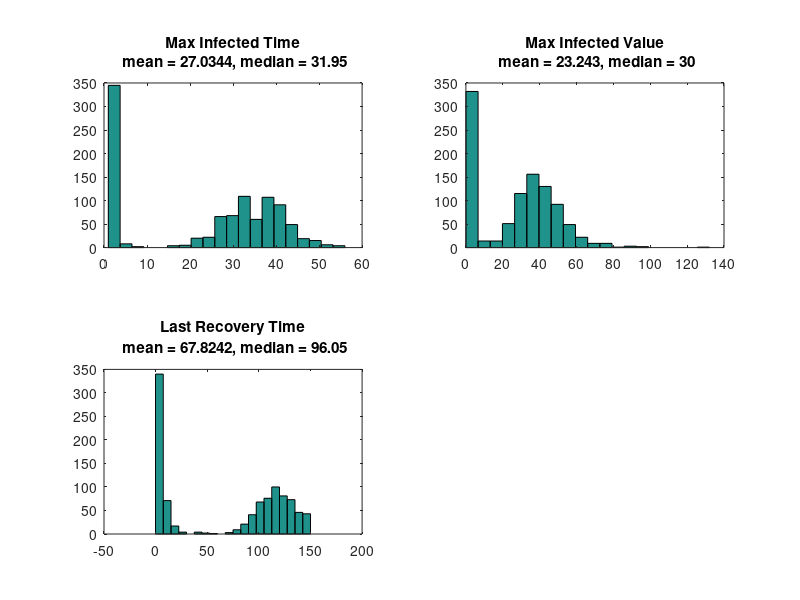

Source code (MATLAB):
maxInf = [
2.2,2.0;
0.0,1.0;
0.0,1.0;
41.800000000000004,22.0;
0.0,1.0;
49.7,29.0;
0.0,1.0;
0.0,1.0;
45.6,36.0;
35.7,42.0;
35.300000000000004,29.0;
32.9,40.0;
39.5,40.0;
56.800000000000004,28.0;
46.300000000000004,36.0;
0.0,1.0;
32.300000000000004,33.0;
21.8,30.0;
89.10000000000001,38.0;
0.0,1.0;
47.2,25.0;
38.900000000000006,34.0;
0.0,1.0;
50.0,27.0;
28.900000000000002,35.0;
38.5,30.0;
46.900000000000006,27.0;
54.5,29.0;
0.0,1.0;
45.1,41.0;
22.1,26.0;
48.7,40.0;
0.0,1.0;
43.5,28.0;
35.2,33.0;
46.900000000000006,33.0;
5.1000000000000005,3.0;
40.300000000000004,43.0;
34.800000000000004,34.0;
32.0,36.0;
35.300000000000004,22.0;
0.0,1.0;
36.800000000000004,34.0;
0.0,1.0;
30.3,40.0;
69.0,31.0;
0.0,1.0;
0.0,1.0;
30.0,44.0;
38.1,27.0;
0.0,1.0;
0.0,1.0;
38.1,35.0;
47.300000000000004,27.0;
0.0,1.0;
33.9,33.0;
47.0,37.0;
0.0,1.0;
29.900000000000002,45.0;
46.800000000000004,37.0;
39.400000000000006,35.0;
25.400000000000002,39.0;
40.900000000000006,35.0;
25.5,31.0;
30.400000000000002,35.0;
0.0,1.0;
31.900000000000002,34.0;
0.0,1.0;
21.1,44.0;
51.0,29.0;
38.0,31.0;
0.0,1.0;
40.1,29.0;
36.800000000000004,39.0;
24.400000000000002,37.0;
1.6,2.0;
62.5,37.0;
44.800000000000004,41.0;
43.400000000000006,40.0;
4.4,3.0;
41.0,32.0;
30.6,42.0;
0.0,1.0;
36.9,37.0;
14.5,4.0;
2.0,2.0;
28.400000000000002,38.0;
52.400000000000006,27.0;
38.800000000000004,37.0;
0.0,1.0;
0.0,1.0;
59.5,39.0;
42.0,35.0;
73.9,20.0;
30.6,54.0;
32.800000000000004,38.0;
65.0,28.0;
0.0,1.0;
0.0,1.0;
46.2,27.0;
62.2,26.0;
36.800000000000004,44.0;
0.0,1.0;
0.0,1.0;
27.3,33.0;
41.5,41.0;
0.0,1.0;
44.2,42.0;
25.8,32.0;
0.0,1.0;
23.200000000000003,43.0;
45.5,35.0;
0.0,1.0;
41.800000000000004,44.0;
61.2,41.0;
29.700000000000003,56.0;
23.900000000000002,39.0;
0.4,2.0;
37.7,28.0;
47.7,35.0;
0.0,1.0;
0.0,1.0;
39.7,45.0;
17.8,41.0;
43.5,32.0;
53.1,34.0;
0.0,1.0;
20.3,36.0;
34.800000000000004,28.0;
58.0,34.0;
34.800000000000004,36.0;
0.7000000000000001,2.0;
36.0,30.0;
41.0,34.0;
60.2,37.0;
33.800000000000004,37.0;
0.0,1.0;
0.0,1.0;
52.2,35.0;
0.0,1.0;
30.400000000000002,25.0;
0.0,1.0;
0.0,1.0;
0.0,1.0;
40.7,45.0;
0.0,1.0;
0.0,1.0;
46.300000000000004,33.0;
44.7,39.0;
39.400000000000006,31.0;
55.1,44.0;
37.800000000000004,40.0;
41.7,34.0;
36.0,37.0;
43.6,33.0;
0.0,1.0;
32.300000000000004,42.0;
0.0,1.0;
29.700000000000003,33.0;
0.0,1.0;
0.0,1.0;
31.400000000000002,37.0;
47.5,29.0;
69.4,34.0;
29.8,43.0;
7.1000000000000005,4.0;
23.200000000000003,43.0;
45.7,37.0;
36.2,35.0;
21.3,41.0;
29.400000000000002,31.0;
0.0,1.0;
59.1,32.0;
29.3,39.0;
62.1,27.0;
73.0,27.0;
0.0,1.0;
0.0,1.0;
52.7,28.0;
6.6000000000000005,2.0;
33.4,37.0;
0.0,1.0;
0.0,1.0;
34.0,26.0;
0.0,1.0;
0.0,1.0;
0.0,1.0;
2.7,3.0;
30.700000000000003,30.0;
55.2,31.0;
56.300000000000004,30.0;
31.5,34.0;
42.0,49.0;
54.1,33.0;
18.7,9.0;
38.400000000000006,44.0;
35.300000000000004,24.0;
33.1,38.0;
27.700000000000003,26.0;
0.0,1.0;
40.800000000000004,32.0;
2.0,3.0;
0.0,1.0;
33.2,31.0;
34.2,31.0;
0.0,1.0;
55.1,41.0;
34.1,29.0;
0.0,1.0;
0.0,1.0;
41.300000000000004,30.0;
0.0,1.0;
39.5,47.0;
33.300000000000004,34.0;
43.7,37.0;
0.0,1.0;
24.8,46.0;
61.300000000000004,34.0;
0.0,1.0;
36.300000000000004,40.0;
45.7,37.0;
65.60000000000001,26.0;
0.0,1.0;
0.0,1.0;
36.2,52.0;
50.1,29.0;
38.900000000000006,30.0;
45.2,43.0;
35.4,39.0;
26.3,38.0;
45.7,32.0;
37.9,40.0;
56.300000000000004,38.0;
30.900000000000002,42.0;
0.0,1.0;
0.0,1.0;
24.400000000000002,35.0;
0.0,1.0;
28.3,35.0;
51.1,24.0;
33.9,34.0;
48.7,29.0;
55.5,27.0;
39.0,38.0;
0.0,1.0;
0.8,2.0;
0.0,1.0;
35.2,41.0;
0.0,1.0;
1.1,2.0;
74.0,31.0;
54.300000000000004,38.0;
0.0,1.0;
0.0,1.0;
44.5,27.0;
0.0,1.0;
0.0,1.0;
0.5,2.0;
24.1,28.0;
0.0,1.0;
33.5,39.0;
0.0,1.0;
41.800000000000004,49.0;
14.700000000000001,33.0;
31.3,40.0;
0.0,1.0;
32.2,43.0;
22.900000000000002,36.0;
30.700000000000003,34.0;
37.4,37.0;
1.9000000000000001,3.0;
0.0,1.0;
36.6,33.0;
46.800000000000004,32.0;
36.800000000000004,40.0;
53.900000000000006,25.0;
39.2,31.0;
27.6,38.0;
0.0,1.0;
92.80000000000001,19.0;
32.4,42.0;
33.300000000000004,33.0;
37.2,50.0;
32.5,51.0;
30.3,42.0;
18.7,29.0;
40.900000000000006,25.0;
0.0,1.0;
41.1,26.0;
42.300000000000004,37.0;
35.9,37.0;
74.5,15.0;
0.0,1.0;
80.30000000000001,26.0;
0.0,1.0;
32.9,32.0;
0.0,1.0;
3.6,3.0;
31.6,39.0;
45.0,41.0;
35.4,34.0;
43.400000000000006,31.0;
0.0,1.0;
0.0,1.0;
40.1,34.0;
57.300000000000004,40.0;
35.7,39.0;
0.9,2.0;
46.5,41.0;
31.1,54.0;
27.6,45.0;
39.0,36.0;
53.900000000000006,46.0;
36.5,47.0;
0.0,1.0;
61.2,32.0;
0.0,1.0;
69.3,48.0;
40.800000000000004,37.0;
3.8000000000000003,2.0;
30.3,31.0;
37.7,28.0;
48.6,48.0;
7.2,2.0;
0.0,1.0;
28.700000000000003,47.0;
0.0,1.0;
28.1,41.0;
0.0,1.0;
26.8,43.0;
0.0,1.0;
68.0,32.0;
46.800000000000004,34.0;
40.2,33.0;
44.900000000000006,39.0;
23.8,41.0;
29.700000000000003,27.0;
23.400000000000002,40.0;
0.0,1.0;
33.6,32.0;
49.5,34.0;
0.0,1.0;
0.0,1.0;
47.800000000000004,25.0;
35.4,41.0;
38.900000000000006,25.0;
42.6,33.0;
0.0,1.0;
61.300000000000004,31.0;
52.1,36.0;
46.2,29.0;
0.0,1.0;
32.2,34.0;
51.0,31.0;
0.0,1.0;
28.6,47.0;
0.0,1.0;
27.1,41.0;
45.400000000000006,29.0;
0.0,1.0;
56.800000000000004,29.0;
40.1,51.0;
40.1,43.0;
52.900000000000006,44.0;
1.0,2.0;
42.300000000000004,28.0;
46.7,30.0;
0.0,1.0;
0.0,1.0;
0.0,1.0;
0.0,1.0;
28.8,40.0;
48.0,37.0;
33.800000000000004,34.0;
0.0,1.0;
0.0,1.0;
36.800000000000004,42.0;
49.900000000000006,33.0;
22.3,37.0;
44.7,29.0;
0.0,1.0;
0.0,1.0;
26.3,38.0;
38.800000000000004,41.0;
0.0,1.0;
36.0,43.0;
26.700000000000003,51.0;
27.3,40.0;
43.800000000000004,39.0;
54.0,40.0;
21.0,40.0;
36.6,34.0;
38.7,43.0;
15.700000000000001,3.0;
59.6,38.0;
36.1,32.0;
51.2,33.0;
44.300000000000004,40.0;
25.5,37.0;
36.5,43.0;
34.800000000000004,37.0;
0.4,2.0;
44.6,36.0;
2.0,2.0;
86.0,17.0;
42.300000000000004,41.0;
46.400000000000006,42.0;
0.0,1.0;
0.0,1.0;
34.300000000000004,32.0;
44.5,39.0;
40.5,40.0;
48.400000000000006,39.0;
36.4,32.0;
0.0,1.0;
9.600000000000001,4.0;
25.700000000000003,38.0;
46.800000000000004,26.0;
32.6,26.0;
39.800000000000004,41.0;
0.0,1.0;
33.7,34.0;
40.1,33.0;
44.300000000000004,35.0;
0.0,1.0;
73.2,25.0;
0.0,1.0;
69.2,23.0;
0.0,1.0;
39.1,34.0;
50.800000000000004,33.0;
32.0,36.0;
0.0,1.0;
0.0,1.0;
56.0,34.0;
48.5,28.0;
35.7,30.0;
0.0,1.0;
4.7,2.0;
30.700000000000003,33.0;
40.7,46.0;
0.0,1.0;
0.0,1.0;
27.900000000000002,49.0;
19.1,5.0;
18.7,2.0;
4.1000000000000005,3.0;
26.400000000000002,49.0;
51.900000000000006,33.0;
39.7,42.0;
56.400000000000006,28.0;
0.0,1.0;
39.6,29.0;
44.400000000000006,44.0;
34.300000000000004,35.0;
0.0,1.0;
27.400000000000002,42.0;
0.0,1.0;
39.1,46.0;
0.0,1.0;
0.0,1.0;
0.0,1.0;
34.4,35.0;
55.7,25.0;
50.0,19.0;
42.1,32.0;
0.0,1.0;
26.3,16.0;
48.300000000000004,29.0;
0.0,1.0;
11.700000000000001,2.0;
38.1,36.0;
32.6,44.0;
5.300000000000001,3.0;
0.0,1.0;
36.2,34.0;
56.1,35.0;
16.3,49.0;
24.6,44.0;
1.3,2.0;
34.300000000000004,33.0;
40.2,31.0;
35.9,40.0;
17.5,2.0;
0.0,1.0;
29.6,40.0;
0.0,1.0;
35.1,27.0;
48.800000000000004,28.0;
30.8,23.0;
41.900000000000006,35.0;
2.6,2.0;
3.3000000000000003,4.0;
0.0,1.0;
47.300000000000004,36.0;
31.0,40.0;
0.0,1.0;
30.8,41.0;
0.0,1.0;
33.7,40.0;
24.6,33.0;
55.2,23.0;
37.7,34.0;
0.0,1.0;
33.4,31.0;
72.60000000000001,42.0;
39.400000000000006,28.0;
56.5,36.0;
0.0,1.0;
45.400000000000006,35.0;
2.1,2.0;
51.1,31.0;
0.0,1.0;
20.400000000000002,26.0;
0.0,1.0;
0.0,1.0;
41.800000000000004,38.0;
0.0,1.0;
0.0,1.0;
0.0,1.0;
31.1,36.0;
0.0,1.0;
36.300000000000004,33.0;
49.6,44.0;
0.0,1.0;
49.0,22.0;
0.0,1.0;
0.0,1.0;
41.300000000000004,47.0;
33.5,38.0;
58.800000000000004,32.0;
44.900000000000006,31.0;
28.0,39.0;
0.0,1.0;
20.900000000000002,26.0;
37.300000000000004,41.0;
36.2,31.0;
4.2,2.0;
0.0,1.0;
39.900000000000006,29.0;
33.9,50.0;
59.1,23.0;
0.0,1.0;
69.4,29.0;
39.900000000000006,34.0;
0.0,1.0;
0.0,1.0;
8.9,3.0;
3.3000000000000003,3.0;
0.0,1.0;
36.2,37.0;
0.0,1.0;
2.4000000000000004,2.0;
77.7,29.0;
55.800000000000004,38.0;
25.6,44.0;
31.6,24.0;
30.5,31.0;
36.0,30.0;
0.0,1.0;
30.1,42.0;
25.900000000000002,47.0;
34.0,43.0;
0.0,1.0;
2.2,3.0;
25.400000000000002,30.0;
36.2,35.0;
45.1,39.0;
38.0,39.0;
0.0,1.0;
53.5,23.0;
0.0,1.0;
42.1,43.0;
17.2,2.0;
0.0,1.0;
0.0,1.0;
52.2,40.0;
49.6,34.0;
0.0,1.0;
62.0,25.0;
43.0,24.0;
0.0,1.0;
31.200000000000003,44.0;
36.800000000000004,36.0;
0.0,1.0;
30.700000000000003,36.0;
33.5,47.0;
73.8,26.0;
34.2,35.0;
71.7,39.0;
37.300000000000004,38.0;
52.400000000000006,32.0;
0.0,1.0;
21.5,34.0;
56.5,36.0;
32.4,39.0;
0.0,1.0;
0.0,1.0;
49.300000000000004,35.0;
3.4000000000000004,2.0;
38.5,45.0;
34.2,30.0;
41.7,40.0;
0.0,1.0;
49.900000000000006,41.0;
51.1,38.0;
51.0,40.0;
64.7,36.0;
33.9,48.0;
22.8,33.0;
33.1,47.0;
7.6000000000000005,2.0;
49.0,34.0;
1.8,2.0;
0.0,1.0;
7.2,3.0;
42.0,33.0;
0.0,1.0;
40.7,41.0;
26.5,39.0;
0.0,1.0;
72.10000000000001,28.0;
0.0,1.0;
51.2,36.0;
39.1,35.0;
40.5,33.0;
0.0,1.0;
0.0,1.0;
0.0,1.0;
41.800000000000004,30.0;
35.7,38.0;
54.6,33.0;
0.0,1.0;
52.800000000000004,26.0;
50.2,30.0;
46.2,34.0;
0.0,1.0;
0.0,1.0;
0.0,1.0;
28.3,36.0;
0.0,1.0;
1.9000000000000001,2.0;
46.6,37.0;
56.2,45.0;
44.6,34.0;
41.300000000000004,40.0;
31.8,29.0;
0.0,1.0;
0.0,1.0;
89.7,26.0;
35.7,23.0;
27.700000000000003,32.0;
45.2,37.0;
43.2,36.0;
43.2,34.0;
1.0,3.0;
48.400000000000006,42.0;
61.400000000000006,25.0;
61.6,29.0;
47.7,34.0;
43.300000000000004,43.0;
0.6000000000000001,2.0;
38.900000000000006,23.0;
50.400000000000006,40.0;
0.0,1.0;
24.0,27.0;
22.0,37.0;
0.0,1.0;
32.2,46.0;
55.5,41.0;
0.0,1.0;
0.0,1.0;
0.0,1.0;
77.5,21.0;
49.1,31.0;
49.300000000000004,35.0;
0.0,1.0;
27.6,40.0;
0.0,1.0;
39.300000000000004,37.0;
31.900000000000002,44.0;
54.400000000000006,24.0;
35.800000000000004,49.0;
0.0,1.0;
42.6,33.0;
23.3,35.0;
50.0,43.0;
35.5,24.0;
0.0,1.0;
56.6,27.0;
28.400000000000002,24.0;
0.0,1.0;
18.6,23.0;
0.0,1.0;
35.1,44.0;
32.4,43.0;
31.3,34.0;
24.3,38.0;
31.1,29.0;
37.800000000000004,47.0;
32.9,37.0;
0.0,1.0;
44.300000000000004,32.0;
39.900000000000006,41.0;
0.0,1.0;
55.400000000000006,39.0;
54.2,26.0;
3.8000000000000003,2.0;
58.0,35.0;
0.0,1.0;
0.0,1.0;
0.0,1.0;
55.800000000000004,29.0;
29.5,41.0;
0.0,1.0;
1.0,2.0;
42.300000000000004,43.0;
23.200000000000003,4.0;
0.0,1.0;
30.1,40.0;
46.0,48.0;
44.800000000000004,40.0;
0.0,1.0;
12.700000000000001,7.0;
0.0,1.0;
47.900000000000006,34.0;
35.2,39.0;
0.0,1.0;
43.7,24.0;
28.900000000000002,38.0;
38.800000000000004,26.0;
0.0,1.0;
33.7,27.0;
0.0,1.0;
24.8,36.0;
48.7,42.0;
34.5,32.0;
2.3000000000000003,2.0;
15.0,3.0;
10.9,2.0;
0.0,1.0;
42.7,35.0;
28.1,21.0;
47.400000000000006,42.0;
47.5,34.0;
32.2,42.0;
32.6,48.0;
1.9000000000000001,2.0;
46.800000000000004,43.0;
39.6,38.0;
26.3,51.0;
39.5,38.0;
23.700000000000003,28.0;
35.9,42.0;
31.6,37.0;
22.1,55.0;
0.0,1.0;
45.800000000000004,33.0;
34.800000000000004,33.0;
0.0,1.0;
2.0,2.0;
19.6,42.0;
43.1,34.0;
47.800000000000004,38.0;
0.0,1.0;
56.400000000000006,37.0;
40.300000000000004,37.0;
36.800000000000004,42.0;
44.0,43.0;
41.2,27.0;
0.0,1.0;
9.200000000000001,2.0;
29.400000000000002,44.0;
34.7,28.0;
0.0,1.0;
42.800000000000004,38.0;
0.0,1.0;
35.0,32.0;
40.900000000000006,46.0;
38.2,30.0;
34.4,34.0;
0.0,1.0;
2.0,2.0;
0.0,1.0;
37.300000000000004,47.0;
0.0,1.0;
44.2,40.0;
38.6,37.0;
37.6,39.0;
54.800000000000004,26.0;
37.800000000000004,19.0;
47.6,31.0;
0.0,1.0;
32.7,35.0;
33.4,28.0;
38.7,37.0;
37.0,28.0;
0.0,1.0;
56.1,32.0;
34.5,36.0;
38.7,28.0;
0.0,1.0;
38.5,34.0;
64.60000000000001,45.0;
44.400000000000006,28.0;
0.0,1.0;
4.1000000000000005,2.0;
45.7,27.0;
29.900000000000002,45.0;
23.0,32.0;
6.0,2.0;
0.0,1.0;
0.0,1.0;
0.0,1.0;
0.0,1.0;
34.9,30.0;
46.800000000000004,43.0;
29.700000000000003,50.0;
42.6,47.0;
0.0,1.0;
0.0,1.0;
46.400000000000006,40.0;
49.5,46.0;
21.8,32.0;
39.0,26.0;
49.7,37.0;
0.0,1.0;
0.0,1.0;
40.1,40.0;
0.0,1.0;
40.7,40.0;
62.6,27.0;
0.0,1.0;
39.2,34.0;
0.5,2.0;
42.900000000000006,28.0;
4.9,2.0;
0.0,1.0;
0.0,1.0;
50.6,36.0;
0.0,1.0;
77.60000000000001,28.0;
0.0,1.0;
42.300000000000004,39.0;
0.7000000000000001,2.0;
0.0,1.0;
20.3,23.0;
42.1,40.0;
0.0,1.0;
56.800000000000004,43.0;
0.0,1.0;
0.0,1.0;
32.1,38.0;
0.0,1.0;
34.7,36.0;
26.1,41.0;
39.0,38.0;
132.1,19.0;
30.8,38.0;
45.400000000000006,30.0;
36.800000000000004,32.0;
27.900000000000002,32.0;
32.300000000000004,42.0;
0.0,1.0;
0.2,2.0;
54.7,25.0;
54.800000000000004,40.0;
50.900000000000006,40.0;
50.800000000000004,29.0;
49.800000000000004,26.0;
35.6,43.0;
42.900000000000006,31.0;
52.5,23.0;
4.4,3.0;
63.2,36.0;
0.0,1.0;
28.700000000000003,37.0;
46.1,38.0;
39.900000000000006,22.0;
0.0,1.0;
28.0,45.0;
32.1,40.0;
35.300000000000004,39.0;
35.7,49.0;
19.900000000000002,39.0;
0.0,1.0;
49.300000000000004,37.0;
48.6,40.0;
0.0,1.0;
36.7,38.0;
32.2,38.0;
28.8,43.0;
25.3,34.0;
34.5,35.0;
0.8,2.0;
0.0,1.0;
0.0,1.0;
62.900000000000006,26.0;
1.9000000000000001,2.0;
45.5,22.0;
41.0,29.0;
60.800000000000004,39.0;
55.6,39.0;
51.6,22.0;
30.1,26.0;
0.0,1.0;
52.6,38.0;
32.6,40.0;
47.800000000000004,22.0;
45.300000000000004,29.0;
0.0,1.0;
46.5,36.0;
0.0,1.0;
8.700000000000001,2.0;
47.1,28.0;
0.0,1.0;
0.0,1.0;
0.0,1.0;
27.900000000000002,46.0;
46.0,31.0;
55.1,37.0;
0.0,1.0;
46.0,28.0;
0.0,1.0;
50.2,30.0;
42.7,36.0;
0.0,1.0;
0.0,1.0;
40.800000000000004,37.0;
35.9,33.0;
0.0,1.0;
0.0,1.0;
0.0,1.0;
11.100000000000001,2.0;
6.1000000000000005,2.0;
4.4,2.0;
47.6,27.0;
38.6,39.0;
0.0,1.0;
6.2,2.0;
32.6,44.0;
29.5,32.0;
31.0,37.0;
2.0,4.0;
42.7,42.0;
43.400000000000006,39.0;
46.0,35.0;
52.5,26.0;
45.0,39.0;
45.900000000000006,37.0;
28.5,25.0;
92.5,15.0;
28.900000000000002,33.0;
45.0,40.0;
52.300000000000004,24.0;
0.0,1.0;
0.0,1.0;
27.0,36.0;
41.5,32.0;
0.1,2.0;
0.0,1.0;
56.1,40.0;
0.0,1.0;
13.0,3.0;
27.0,32.0;
0.0,1.0;
9.8,4.0;
24.1,32.0;
0.0,1.0;
0.0,1.0;
0.0,1.0;
41.300000000000004,25.0;
0.0,1.0;
0.0,1.0;
47.2,33.0;
40.800000000000004,35.0;
36.2,41.0;
29.400000000000002,39.0;
0.0,1.0;
36.1,26.0;
1.8,2.0;
0.0,1.0;
0.0,1.0;
30.6,37.0;
38.400000000000006,40.0;
56.900000000000006,32.0;
1.3,3.0;
0.0,1.0;
31.3,37.0;
64.2,22.0;
35.5,33.0;
28.8,33.0;
26.900000000000002,37.0;
37.0,38.0;
31.700000000000003,52.0;
0.0,1.0;
0.0,1.0;
51.0,34.0;
42.900000000000006,36.0;
0.0,1.0;
];
lastRec = [
7.4;
6.6000000000000005;
2.1;
94.80000000000001;
1.8;
146.1;
7.5;
3.9000000000000004;
-0.1;
129.0;
-0.1;
130.0;
115.10000000000001;
109.30000000000001;
125.5;
0.8;
131.3;
110.10000000000001;
139.3;
5.7;
104.4;
126.5;
13.200000000000001;
123.0;
101.80000000000001;
103.80000000000001;
120.30000000000001;
115.9;
3.0;
94.60000000000001;
117.4;
131.1;
3.8000000000000003;
103.10000000000001;
110.60000000000001;
123.0;
9.8;
103.2;
110.7;
94.7;
-0.1;
2.1;
90.2;
0.6000000000000001;
-0.1;
134.1;
0.2;
6.2;
108.5;
-0.1;
0.2;
4.2;
106.0;
122.60000000000001;
0.9;
140.8;
109.9;
3.9000000000000004;
111.5;
147.4;
82.60000000000001;
74.9;
-0.1;
116.5;
110.5;
2.1;
99.7;
2.9000000000000004;
86.7;
145.3;
129.1;
2.5;
94.10000000000001;
120.4;
107.2;
12.100000000000001;
109.0;
135.0;
138.6;
43.400000000000006;
113.30000000000001;
92.4;
1.2000000000000002;
101.30000000000001;
19.0;
18.2;
108.2;
-0.1;
132.8;
8.700000000000001;
6.4;
111.0;
115.9;
-0.1;
89.4;
126.80000000000001;
-0.1;
2.6;
6.6000000000000005;
124.60000000000001;
137.4;
105.4;
6.1000000000000005;
1.9000000000000001;
81.80000000000001;
105.2;
13.100000000000001;
130.9;
122.30000000000001;
0.5;
96.2;
114.7;
0.30000000000000004;
144.9;
123.60000000000001;
110.5;
99.0;
18.7;
128.0;
93.30000000000001;
8.0;
0.8;
130.6;
87.7;
106.0;
130.5;
0.5;
96.2;
113.10000000000001;
129.3;
95.80000000000001;
3.9000000000000004;
140.6;
-0.1;
118.2;
120.2;
2.1;
3.8000000000000003;
143.0;
0.4;
120.0;
3.3000000000000003;
10.8;
0.4;
129.20000000000002;
3.4000000000000004;
0.2;
128.9;
96.60000000000001;
108.9;
142.20000000000002;
119.0;
146.5;
97.5;
122.2;
9.700000000000001;
105.30000000000001;
2.3000000000000003;
97.5;
3.4000000000000004;
1.8;
102.0;
-0.1;
-0.1;
101.4;
21.700000000000003;
97.0;
134.4;
-0.1;
107.9;
110.60000000000001;
5.2;
121.10000000000001;
131.3;
131.6;
148.9;
0.1;
5.1000000000000005;
116.10000000000001;
9.3;
105.9;
1.8;
6.4;
120.9;
4.2;
13.4;
2.4000000000000004;
11.0;
87.80000000000001;
134.8;
123.4;
-0.1;
107.7;
132.9;
38.300000000000004;
-0.1;
116.2;
98.10000000000001;
120.80000000000001;
1.2000000000000002;
123.7;
9.5;
1.3;
107.5;
90.10000000000001;
2.5;
117.30000000000001;
122.0;
3.8000000000000003;
4.3;
148.1;
7.9;
104.80000000000001;
119.60000000000001;
134.1;
5.300000000000001;
112.10000000000001;
135.70000000000002;
6.5;
-0.1;
145.4;
-0.1;
2.3000000000000003;
0.2;
100.80000000000001;
145.4;
111.5;
128.9;
95.4;
84.4;
139.9;
129.0;
126.80000000000001;
132.5;
5.2;
5.2;
100.30000000000001;
12.700000000000001;
120.5;
129.9;
106.30000000000001;
105.5;
136.0;
-0.1;
1.5;
4.2;
0.4;
97.9;
0.5;
12.8;
-0.1;
116.10000000000001;
7.2;
0.30000000000000004;
122.0;
9.1;
0.8;
13.4;
89.80000000000001;
5.7;
103.7;
0.4;
149.20000000000002;
128.20000000000002;
88.80000000000001;
0.2;
94.60000000000001;
-0.1;
75.9;
120.4;
4.0;
3.3000000000000003;
136.3;
121.10000000000001;
116.0;
-0.1;
134.4;
146.3;
1.5;
-0.1;
-0.1;
140.4;
122.30000000000001;
124.80000000000001;
121.9;
136.4;
-0.1;
7.1000000000000005;
103.0;
82.30000000000001;
115.9;
140.70000000000002;
2.3000000000000003;
149.5;
2.3000000000000003;
103.4;
5.7;
15.200000000000001;
127.80000000000001;
98.9;
128.6;
119.9;
0.9;
6.7;
105.7;
145.3;
134.8;
9.0;
119.9;
121.2;
86.9;
122.0;
102.0;
138.20000000000002;
5.9;
-0.1;
0.2;
144.3;
123.2;
11.200000000000001;
-0.1;
114.80000000000001;
99.80000000000001;
8.0;
4.5;
128.1;
2.5;
139.9;
3.1;
104.60000000000001;
4.2;
126.0;
133.5;
-0.1;
126.10000000000001;
109.4;
116.9;
85.0;
3.6;
90.10000000000001;
117.5;
2.1;
2.6;
115.7;
127.0;
146.70000000000002;
84.7;
2.3000000000000003;
114.60000000000001;
115.0;
126.80000000000001;
0.5;
108.7;
105.4;
0.30000000000000004;
119.80000000000001;
0.6000000000000001;
115.0;
97.10000000000001;
0.4;
114.10000000000001;
133.5;
111.10000000000001;
-0.1;
3.6;
113.0;
101.60000000000001;
15.5;
5.7;
0.1;
1.7000000000000002;
125.4;
107.10000000000001;
130.4;
5.9;
12.8;
116.10000000000001;
130.8;
-0.1;
134.1;
2.4000000000000004;
2.2;
112.4;
-0.1;
0.9;
90.0;
113.7;
118.5;
106.30000000000001;
104.5;
107.30000000000001;
87.5;
141.20000000000002;
23.5;
126.10000000000001;
111.0;
120.4;
104.30000000000001;
113.0;
100.30000000000001;
113.9;
6.4;
148.3;
11.4;
-0.1;
132.4;
109.30000000000001;
4.4;
1.6;
116.9;
108.0;
-0.1;
108.60000000000001;
124.9;
4.3;
13.9;
91.60000000000001;
-0.1;
119.5;
98.9;
12.9;
89.7;
106.7;
148.1;
0.2;
-0.1;
1.9000000000000001;
-0.1;
9.700000000000001;
127.7;
121.0;
139.20000000000002;
12.600000000000001;
6.300000000000001;
122.2;
126.4;
-0.1;
1.2000000000000002;
8.200000000000001;
101.10000000000001;
112.80000000000001;
4.6000000000000005;
3.4000000000000004;
74.7;
55.1;
21.8;
9.5;
106.60000000000001;
141.5;
144.3;
-0.1;
5.5;
104.2;
120.30000000000001;
-0.1;
2.0;
81.7;
0.4;
108.10000000000001;
0.30000000000000004;
1.1;
4.9;
-0.1;
144.5;
148.1;
139.0;
0.8;
-0.1;
108.4;
2.5;
15.200000000000001;
148.8;
117.30000000000001;
19.1;
7.2;
135.20000000000002;
127.30000000000001;
81.10000000000001;
109.0;
9.3;
-0.1;
112.4;
115.10000000000001;
23.6;
13.8;
113.5;
2.9000000000000004;
112.30000000000001;
-0.1;
121.5;
-0.1;
6.9;
10.0;
0.5;
125.60000000000001;
98.0;
4.7;
111.0;
9.3;
106.80000000000001;
97.2;
-0.1;
147.4;
4.6000000000000005;
-0.1;
138.3;
122.80000000000001;
120.9;
1.0;
149.8;
9.0;
-0.1;
4.4;
104.80000000000001;
8.200000000000001;
0.4;
126.30000000000001;
2.6;
0.30000000000000004;
1.6;
81.2;
0.5;
94.10000000000001;
108.4;
1.1;
110.60000000000001;
1.2000000000000002;
10.5;
-0.1;
115.30000000000001;
-0.1;
133.4;
125.80000000000001;
0.2;
117.7;
81.30000000000001;
117.9;
9.700000000000001;
2.8000000000000003;
117.80000000000001;
144.70000000000002;
105.80000000000001;
5.1000000000000005;
119.5;
115.10000000000001;
1.4000000000000001;
4.2;
12.5;
14.100000000000001;
8.0;
79.5;
18.1;
7.7;
-0.1;
117.30000000000001;
104.5;
126.30000000000001;
78.9;
104.5;
4.2;
86.30000000000001;
90.2;
114.5;
0.30000000000000004;
10.700000000000001;
130.20000000000002;
126.30000000000001;
99.5;
134.9;
0.7000000000000001;
130.70000000000002;
1.6;
-0.1;
19.5;
0.5;
10.3;
131.1;
131.6;
6.9;
-0.1;
-0.1;
0.30000000000000004;
98.80000000000001;
96.9;
2.5;
-0.1;
131.20000000000002;
121.9;
116.7;
124.5;
99.2;
108.9;
0.6000000000000001;
119.60000000000001;
-0.1;
97.2;
5.4;
1.1;
136.9;
11.3;
110.9;
106.5;
95.4;
8.700000000000001;
136.6;
113.30000000000001;
95.9;
-0.1;
100.0;
-0.1;
97.2;
9.9;
108.60000000000001;
9.8;
1.4000000000000001;
16.900000000000002;
119.0;
1.4000000000000001;
123.30000000000001;
134.4;
6.5;
139.4;
1.7000000000000002;
112.80000000000001;
133.8;
116.0;
1.6;
9.200000000000001;
1.2000000000000002;
144.4;
132.0;
126.5;
2.2;
-0.1;
139.20000000000002;
115.2;
4.3;
1.8;
15.700000000000001;
128.70000000000002;
2.5;
5.5;
97.5;
-0.1;
113.4;
-0.1;
89.0;
2.7;
0.6000000000000001;
-0.1;
102.7;
128.5;
114.0;
-0.1;
136.4;
15.3;
129.0;
137.0;
143.9;
129.6;
117.0;
3.1;
148.70000000000002;
117.80000000000001;
2.2;
73.3;
107.80000000000001;
4.3;
124.4;
100.30000000000001;
0.5;
11.4;
0.5;
-0.1;
120.80000000000001;
100.5;
2.0;
92.9;
8.8;
-0.1;
86.7;
121.30000000000001;
125.80000000000001;
0.2;
140.8;
116.0;
130.0;
-0.1;
9.200000000000001;
114.7;
132.8;
4.2;
116.30000000000001;
7.0;
136.70000000000002;
130.70000000000002;
132.5;
134.5;
115.30000000000001;
120.2;
86.2;
5.4;
131.4;
110.10000000000001;
4.5;
150.0;
113.80000000000001;
10.700000000000001;
-0.1;
4.9;
0.1;
1.8;
-0.1;
99.7;
4.7;
13.200000000000001;
104.7;
46.400000000000006;
0.4;
99.5;
138.8;
104.10000000000001;
10.200000000000001;
51.6;
0.9;
130.1;
-0.1;
0.7000000000000001;
100.0;
87.4;
113.0;
3.9000000000000004;
132.70000000000002;
4.6000000000000005;
110.4;
112.7;
122.0;
2.9000000000000004;
26.3;
13.700000000000001;
1.2000000000000002;
113.0;
147.6;
104.2;
-0.1;
99.0;
95.7;
5.4;
97.10000000000001;
118.60000000000001;
116.10000000000001;
106.4;
-0.1;
-0.1;
123.7;
106.80000000000001;
0.1;
126.80000000000001;
88.60000000000001;
7.300000000000001;
5.1000000000000005;
92.2;
98.80000000000001;
124.10000000000001;
1.2000000000000002;
129.6;
131.5;
97.5;
122.60000000000001;
126.10000000000001;
6.800000000000001;
12.200000000000001;
101.30000000000001;
112.7;
1.1;
122.0;
0.2;
104.80000000000001;
115.60000000000001;
-0.1;
127.30000000000001;
2.8000000000000003;
26.0;
1.0;
115.10000000000001;
5.800000000000001;
113.7;
-0.1;
116.2;
149.9;
-0.1;
137.9;
17.6;
99.0;
139.1;
143.0;
128.5;
3.7;
144.0;
105.9;
140.6;
0.30000000000000004;
105.4;
136.1;
140.4;
9.700000000000001;
9.3;
127.5;
-0.1;
132.9;
12.600000000000001;
1.8;
2.5;
0.4;
6.7;
106.80000000000001;
127.30000000000001;
86.0;
144.9;
2.7;
4.2;
116.10000000000001;
138.0;
106.30000000000001;
134.1;
-0.1;
3.5;
2.0;
104.9;
7.800000000000001;
118.60000000000001;
119.30000000000001;
0.8;
92.60000000000001;
2.4000000000000004;
132.1;
11.700000000000001;
3.5;
7.4;
-0.1;
7.4;
-0.1;
4.7;
90.80000000000001;
2.4000000000000004;
1.1;
92.9;
122.10000000000001;
2.7;
108.10000000000001;
6.800000000000001;
8.3;
115.2;
2.8000000000000003;
132.70000000000002;
112.5;
113.2;
-0.1;
108.5;
132.9;
-0.1;
106.60000000000001;
109.0;
2.7;
5.300000000000001;
-0.1;
145.9;
110.10000000000001;
137.1;
138.1;
104.4;
118.5;
122.80000000000001;
40.6;
116.4;
2.7;
99.60000000000001;
94.5;
139.20000000000002;
3.4000000000000004;
120.80000000000001;
93.30000000000001;
130.5;
112.10000000000001;
102.4;
1.2000000000000002;
126.9;
137.8;
0.8;
107.80000000000001;
99.10000000000001;
114.4;
96.60000000000001;
96.4;
6.9;
0.4;
6.6000000000000005;
-0.1;
6.6000000000000005;
150.0;
138.8;
145.0;
121.2;
121.7;
124.2;
5.1000000000000005;
145.3;
97.5;
150.0;
127.2;
1.4000000000000001;
143.5;
2.4000000000000004;
14.4;
118.0;
4.7;
2.5;
3.1;
147.20000000000002;
106.5;
104.9;
3.4000000000000004;
116.60000000000001;
4.800000000000001;
115.4;
96.5;
0.5;
3.5;
130.9;
127.30000000000001;
5.6000000000000005;
0.6000000000000001;
1.2000000000000002;
13.3;
13.100000000000001;
6.9;
114.30000000000001;
135.0;
4.2;
14.4;
112.9;
111.7;
101.30000000000001;
11.200000000000001;
112.5;
115.7;
115.30000000000001;
136.5;
114.5;
99.10000000000001;
-0.1;
-0.1;
122.0;
116.30000000000001;
129.9;
1.3;
1.1;
93.30000000000001;
104.80000000000001;
8.0;
14.100000000000001;
124.2;
1.8;
17.400000000000002;
83.30000000000001;
2.9000000000000004;
42.800000000000004;
139.8;
4.800000000000001;
1.7000000000000002;
4.7;
119.80000000000001;
2.5;
3.0;
115.30000000000001;
-0.1;
101.7;
119.30000000000001;
1.5;
100.10000000000001;
2.2;
2.3000000000000003;
11.5;
115.7;
108.5;
141.3;
19.8;
10.8;
145.6;
129.3;
90.60000000000001;
112.80000000000001;
115.30000000000001;
101.60000000000001;
143.70000000000002;
0.7000000000000001;
5.0;
128.5;
119.30000000000001;
2.8000000000000003;
];
sdMaxInfTime = 31.6;
sdMaxInfValue = 38.71612597804747;
sdLastRecTime = 101.60000000000001;
maxInfTimes = maxInf(:, 1);
maxInfValues = maxInf(:, 2);
lastRecTimes = lastRec(:, 1);
maxInfTimesMean = mean(maxInfTimes);
maxInfTimesMedian = median(maxInfTimes);
maxInfValuesMean = mean(maxInfValues);
maxInfValuesMedian = median(maxInfValues);
lastRecTimesMean = mean(lastRecTimes);
lastRecTimesMedian = median(lastRecTimes);
figure
subplot (2, 2, 1);
hist(maxInfValues, 20);
title (sprintf ('Max Infected Time\n mean = %d, median = %d', maxInfTimesMean, maxInfTimesMedian));
subplot (2, 2, 2);
hist(maxInfTimes, 20);
title (sprintf ('Max Infected Value\n mean = %d, median = %d', maxInfValuesMean, maxInfValuesMedian));
subplot (2, 2, 3);
hist(lastRecTimes, 20);
title (sprintf ('Last Recovery Time\n mean = %d, median = %d', lastRecTimesMean, lastRecTimesMedian));
